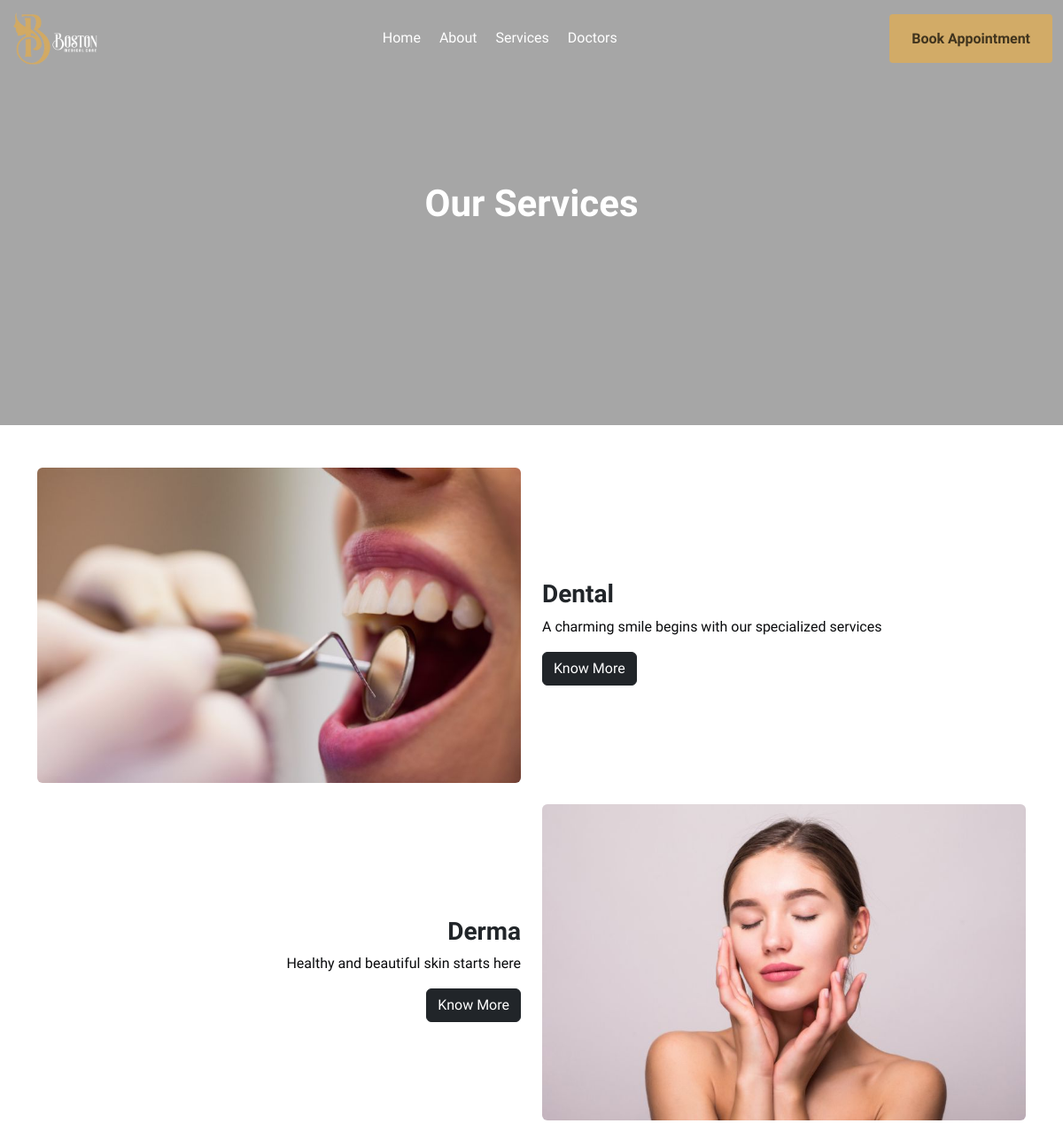
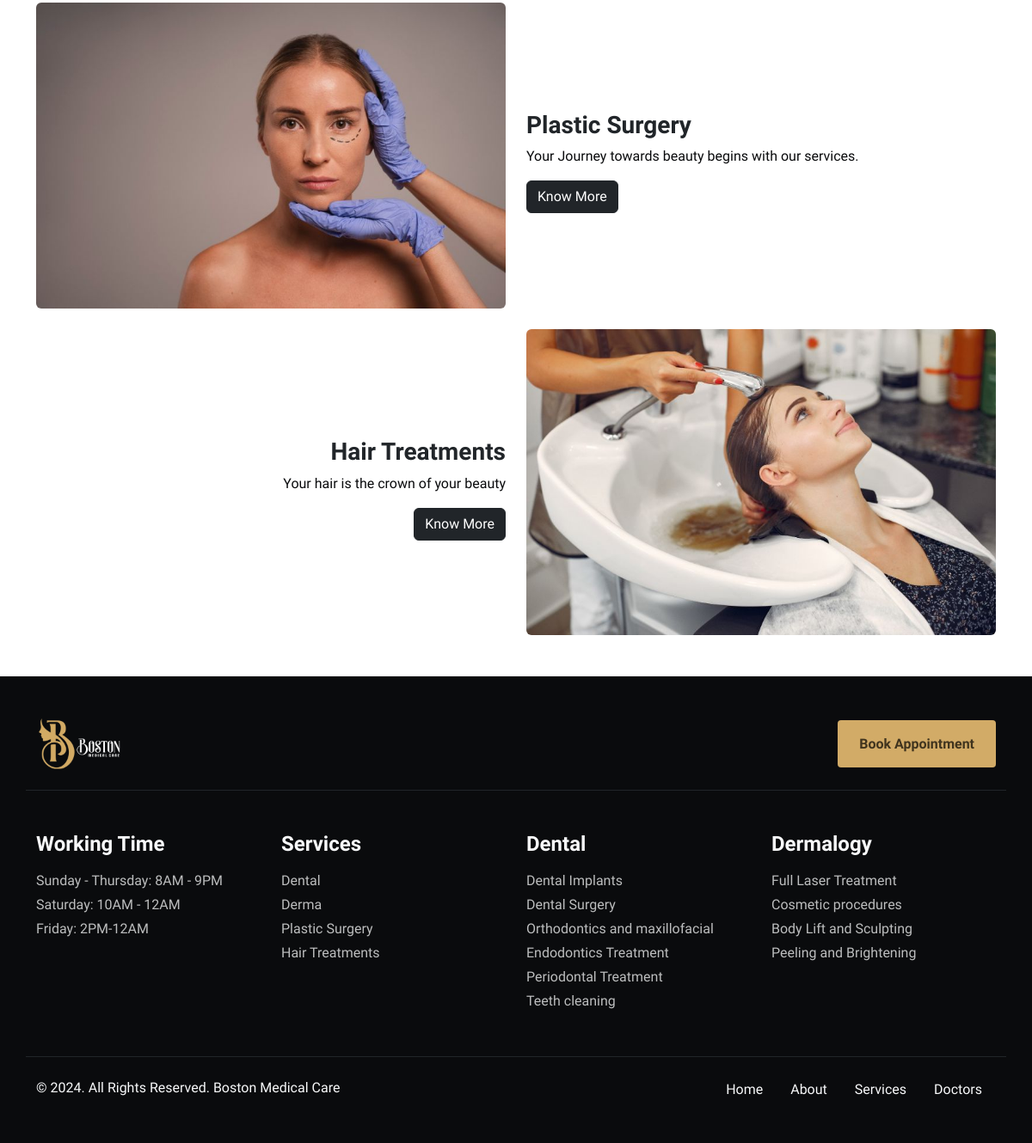
The app's page /index.php/service with its own data (2 pictures, top to bottom).
### tables this page shows
CREATE TABLE `main_services` (
  `id` int(11) NOT NULL,
  `service_name` varchar(255) NOT NULL,
  `description` text DEFAULT NULL,
  `image_path` varchar(255) DEFAULT NULL,
  `created_at` timestamp NOT NULL DEFAULT current_timestamp(),
  `updated_at` timestamp NOT NULL DEFAULT current_timestamp() ON UPDATE current_timestamp(),
  `service_name_ar` varchar(255) DEFAULT NULL,
  `description_ar` text DEFAULT NULL
);

### application/controllers/Service.php (called while the page is built, shortened)
<?php
class Service extends CI_Controller {
    public function __construct() {
        $this->load->helper('url');
        $this->load->model('main_services_model');
        $this->load->library('session');
    }
    public function index() {
        $data['main_services'] = $this->main_services_model->get_all_main_services();
        $this->load->view('pages/services', $data);
    }
}

### index.php (called while the page is built, shortened)
<?php
require_once BASEPATH.'core/CodeIgniter.php';

### application/models/Main_services_model.php (called while the page is built, shortened)
<?php
class Main_services_model extends CI_Model {
    public function get_all_main_services() {
        $query = $this->db->get('main_services');
        return $query->result_array();
    }
}

### application/views/pages/services.php (the view, shortened to what this page needs)
<!DOCTYPE html>
<html>
    <head>
        <link href="https://cdn.jsdelivr.net/npm/bootstrap@5.3.0-alpha1/dist/css/bootstrap.min.css" rel="stylesheet">
        <link rel="stylesheet" href="https://cdnjs.cloudflare.com/ajax/libs/font-awesome/6.5.0/css/all.min.css">
        <link rel="stylesheet" href="<?php echo base_url('assets/css/nav.css'); ?>">
        <link rel="stylesheet" href="<?php echo base_url('assets/css/general.css'); ?>">
        <link rel="stylesheet" href="<?php echo base_url('assets/css/services.css'); ?>">
    </head>
    <body>
        <?php $this->load->view('pages/partial/nav'); ?>
        <div class="main-banner text-center">
            <h1 class="branding-text">Our Services</h1>
        </div>
        <div class="container my-5">
            <?php foreach ($main_services as $index => $main_service): ?>
                <div class="row align-items-center mb-4">
                    <div class="col-md-6 <?php echo $index % 2 == 1 ? 'order-md-2' : ''; ?>">
                        <img src="<?= base_url($main_service['image_path']); ?>" alt="<?= $main_service['service_name']; ?>"
                            class="img-fluid rounded" />
                    </div>
                    <div class="col-md-6 <?php echo $index % 2 == 1 ? 'order-md-1 text-md-end' : ''; ?>">
                        <h3 class="mt-3"><?= $main_service['service_name']; ?></h3>
                        <p><?= substr($main_service['description'],0,53); ?></p>
                        <a href="<?= base_url('services/type/' . $main_service['id']); ?>" class="btn btn-dark">
                            Know More
                        </a>
                    </div>
                </div>
            <?php endforeach; ?>
        </div>
        <?php $this->load->view('pages/partial/footer'); ?>
    </body>
</html>

### application/views/pages/partial/footer.php
<footer class="py-4 py-md-5" style="background-color:#0a0b0d">
  <div>
    <div class="container border-bottom border-dark pb-4">
      <div class="row gy-3 align-items-sm-center">
        <div class="col-12 col-sm-6">
          <div class="footer-logo-wrapper text-start">
            <a href="#!">
              <img src="<?php echo base_url('assets/images/logo.png'); ?>" alt="Footer Logo" height="60">
            </a>
          </div>
        </div>
        <div class="col-12 col-sm-6">
          <div class="booking-appointment-footer-wrapper">
            <ul class="m-0 list-unstyled d-flex justify-content-sm-end gap-2">
              <li>
                <button class="book-appointment-desktop-btn">Book Appointment</button>
              </li>
            </ul>
          </div>
        </div>
      </div>
    </div>
  </div>
  <section class="py-4 py-md-5 py-xl-7 py-xxl-10">
    <div class="container">
      <div class="row gy-4 gy-md-0">
        <div class="col-6 col-md-3">
          <div class="link-wrapper">
            <h4 class="mb-3 fw-bold fs-7 text-light">Working Time</h4>
            <ul class="m-0 list-unstyled">
              <li class="mb-1">
                <p class="link-opacity-75 link-opacity-100-hover text-decoration-none fs-8 link-light mb-0">
                  Sunday - Thursday: 8AM - 9PM
                </p>
              </li>
              <li class="mb-1">
                <p class="link-opacity-75 link-opacity-100-hover text-decoration-none fs-8 link-light mb-0">
                  Saturday: 10AM - 12AM
                </p>
              </li>
              <li class="mb-1">
                <p class="link-opacity-75 link-opacity-100-hover text-decoration-none fs-8 link-light mb-0">
                  Friday: 2PM-12AM
                </p>
              </li>
            </ul>
          </div>
        </div>
        <div class="col-6 col-md-3">
          <div class="link-wrapper">
            <h4 class="mb-3 fw-bold fs-7 text-light">Services</h4>
            <ul class="m-0 list-unstyled">
              <?php foreach ($main_services as $main_service): ?>
                <li class="mb-1">
                  <a href="<?= base_url('services/type/' . $main_service['id']); ?>"
                    class="link-opacity-75 link-opacity-100-hover text-decoration-none fs-8 link-light mb-0">
                    <?= $main_service['service_name']; ?>
                  </a>
                </li>
              <?php endforeach; ?>
            </ul>
          </div>
        </div>
        <div class="col-6 col-md-3">
          <div class="link-wrapper">
            <h4 class="mb-3 fw-bold fs-7 text-light">Dental</h4>
            <ul class="m-0 list-unstyled">
              <li class="mb-1">
                <a href="<?= base_url('service/sub/1'); ?>" class="link-opacity-75 link-opacity-100-hover text-decoration-none fs-8 link-light mb-0">
                  Dental Implants
                </a>
              </li>
              <li class="mb-1">
                <a href="<?= base_url('service/sub/2'); ?>" class="link-opacity-75 link-opacity-100-hover text-decoration-none fs-8 link-light mb-0">
                  Dental Surgery
                </a>
              </li>
              <li class="mb-1">
                <a href="<?= base_url('service/sub/3'); ?>" class="link-opacity-75 link-opacity-100-hover text-decoration-none fs-8 link-light mb-0">
                  Orthodontics and maxillofacial
                </a>
              </li>
              <li class="mb-1">
                <a href="<?= base_url('service/sub/4'); ?>" class="link-opacity-75 link-opacity-100-hover text-decoration-none fs-8 link-light mb-0">
                  Endodontics Treatment
                </a>
              </li>
              <li class="mb-1">
                <a href="<?= base_url('service/sub/5'); ?>" class="link-opacity-75 link-opacity-100-hover text-decoration-none fs-8 link-light mb-0">
                  Periodontal Treatment
                </a>
              </li>
              <li class="mb-1">
                <a href="<?= base_url('service/sub/10'); ?>" class="link-opacity-75 link-opacity-100-hover text-decoration-none fs-8 link-light mb-0">
                  Teeth cleaning
                </a>
              </li>
            </ul>
          </div>
        </div>
        <div class="col-6 col-md-3">
          <div class="link-wrapper">
            <h4 class="mb-3 fw-bold fs-7 text-light">Dermalogy</h4>
            <ul class="m-0 list-unstyled">
              <li class="mb-1">
                <a href="#" class="link-opacity-75 link-opacity-100-hover text-decoration-none fs-8 link-light mb-0">
                  Full Laser Treatment
                </a>
              </li>
              <li class="mb-1">
                <a href="#" class="link-opacity-75 link-opacity-100-hover text-decoration-none fs-8 link-light mb-0">
                  Cosmetic procedures
                </a>
              </li>
              <li class="mb-1">
                <a href="#" class="link-opacity-75 link-opacity-100-hover text-decoration-none fs-8 link-light mb-0">
                  Body Lift and Sculpting
                </a>
              </li>
              <li class="mb-1">
                <a href="#" class="link-opacity-75 link-opacity-100-hover text-decoration-none fs-8 link-light mb-0">
                  Peeling and Brightening
                </a>
              </li>
            </ul>
          </div>
        </div>
      </div>
    </div>
  </section>
  <div>
    <div class="container border-top border-dark pt-4">
      <div class="row gy-3 align-items-lg-center">
        <div class="col-12 col-lg-6 order-1 order-lg-0">
          <div class="copyright-wrapper d-block mb-1 fs-7 text-light text-start">
            &copy; 2024. All Rights Reserved. Boston Medical Care
          </div>
        </div>
        <div class="col-12 col-lg-6">
          <div class="link-wrapper">
            <ul class="m-0 list-unstyled d-flex justify-content-centerX justify-content-lg-end gap-2 gap-md-3">
              <li>
                <a href="#!"
                  class="link-underline-opacity-0 link-opacity-75-hover link-offset-1 link-light fs-8 d-flex align-items-center pe-2 pe-md-3 bsb-sep bsb-sep-border">
                  Home
                </a>
              </li>
              <li>
                <a href="#!"
                  class="link-underline-opacity-0 link-opacity-75-hover link-offset-1 link-light fs-8 d-flex align-items-center pe-2 pe-md-3 bsb-sep bsb-sep-border">
                  About
                </a>
              </li>
              <li>
                <a href="#!"
                  class="link-underline-opacity-0 link-opacity-75-hover link-offset-1 link-light fs-8 d-flex align-items-center pe-2 pe-md-3 bsb-sep bsb-sep-border">
                  Services
                </a>
              </li>
              <li>
                <a href="#!"
                  class="link-underline-opacity-0 link-opacity-75-hover link-offset-1 link-light fs-8 d-flex align-items-center pe-2 pe-md-3 bsb-sep bsb-sep-border">
                  Doctors
                </a>
              </li>
            </ul>
          </div>
        </div>
      </div>
    </div>
  </div>
</footer>

### assets/css/nav.css (style rules this page uses)
.book-appointment-desktop-btn { background-color: #d2ab67; color: #40341e; border-radius: 4px; border: none; font-weight: 700; font-size: 16px; line-height: 25px; margin-left: 16px; min-width: 100px; padding: 15px 25px; text-decoration: none; }

### assets/css/general.css (style rules this page uses)
body { font-family: "Gabarito", sans-serif; height: 200vh; }
h1, h2, h3 { font-family: "Gabarito", sans-serif; font-weight: 700; }
p { font-family: "Gabarito", sans-serif; font-weight: 400; color: #0a0b0d; }

### assets/css/services.css (style rules this page uses)
.main-banner { background-color: #a6a6a6; display: flex; flex-direction: column; justify-content: center; align-items: center; height: 60vh; }
.branding-text { font-size: 42px; font-weight: bold; margin-bottom: 20px; color: #ffffff; }

### records on screen
main_services: image_path (picture), service_name "Dental", description "A charming smile begins with our specialized services"
main_services: image_path (picture), service_name "Derma", description "Healthy and beautiful skin starts here"
main_services: image_path (picture), service_name "Plastic Surgery", description "Your Journey towards beauty begins with our services."
main_services: shows a picture, service_name "Hair Treatments", description "Your hair is the crown of your beauty"
